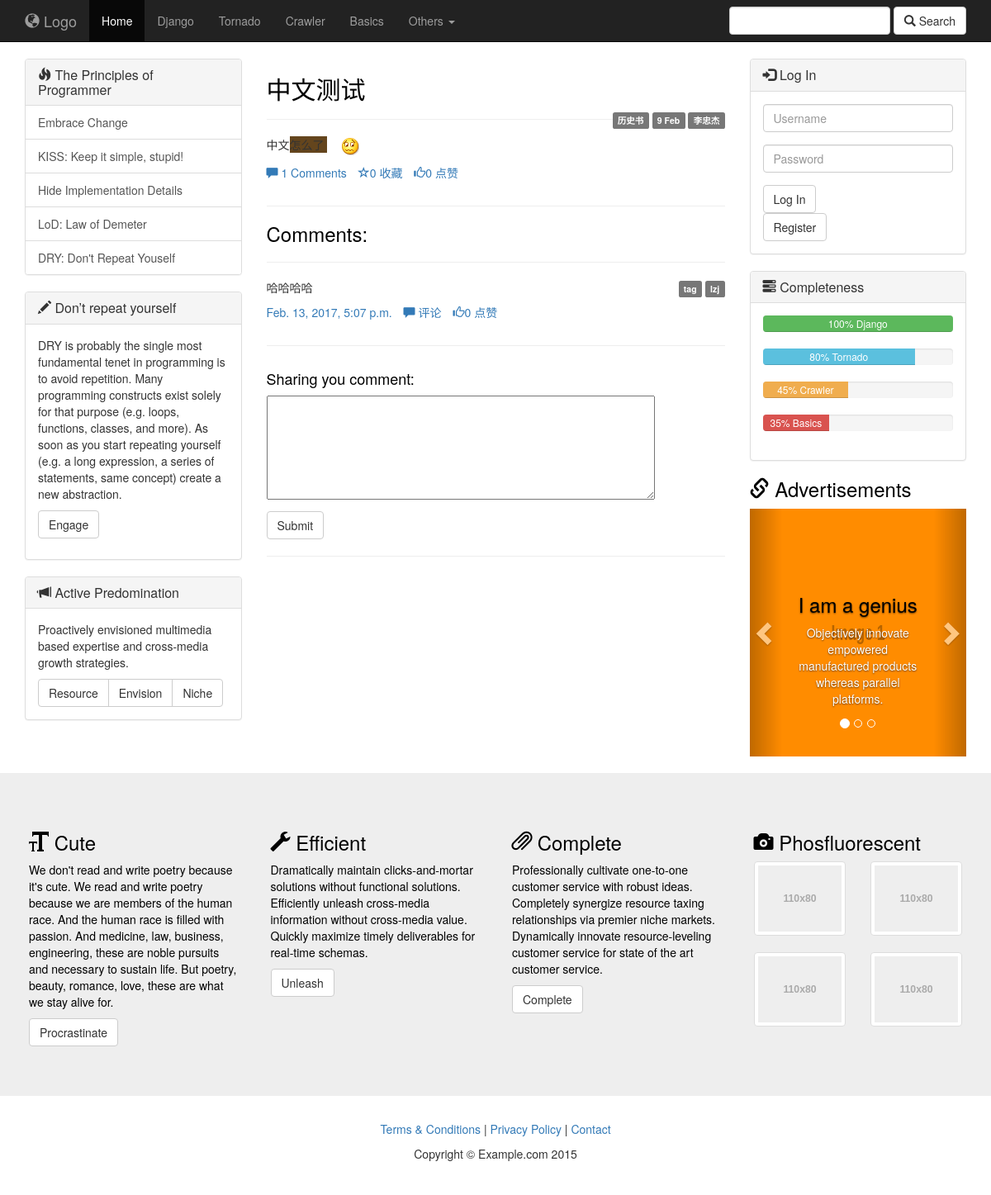
Screenshot of /cms/3/ with the database file from the repository.
### cms/models.py (models this page shows, shortened)
class Article(models.Model):
	column = models.ForeignKey('Column', blank=True, null=True, verbose_name='belong to')
	title = models.CharField(max_length=200)
	author = models.ForeignKey('Author')
	user = models.ManyToManyField('NewUser', blank=True)
	content = models.TextField('content')
	pub_date = models.DateTimeField(auto_now_add=True, editable=True)
	update_date = models.DateTimeField(auto_now=True, null=True)
	published = models.BooleanField('notdraft', default=True)
	poll_num = models.IntegerField(default=0)
	comment_num = models.IntegerField(default=0)
	keep_num = models.IntegerField(default=0)
	class Meta:
		verbose_name = 'article'
		verbose_name_plural = 'article'

class Column(models.Model):
	name = models.CharField('column_name', max_length=256)
	intro = models.TextField('introduction', default='')
	def __unicode__(self):
		return self.name
	class Meta:
		verbose_name = '分类'
		verbose_name_plural = 'columns'
		ordering = ['name']

class Author(models.Model):
	name = models.CharField(max_length=256)
	profile = models.CharField('profile', default='', max_length=256)
	password = models.CharField('password', max_length=256)
	register_date = models.DateTimeField(auto_now_add=True, editable=True)
	def __unicode__(self):
		return self.name

class Comment(models.Model):
	user = models.ForeignKey('NewUser', null=True)
	article = models.ForeignKey('Article', null=True)
	content = models.TextField()
	pub_date = models.DateTimeField(auto_now_add=True, editable=True)
	poll_num = models.IntegerField(default=0)

class NewUser(AbstractUser):
	profile = models.CharField('prifile', default='', max_length=256)
	avatat = models.ImageField(upload_to='avatar/%Y/%m', default='avatar/default.png', max_length=256, blank=True)

### cms/views.py (the view)
# urls.py: url(r'^(?P<article_id>[0-9]+)/$', views.article, name='article'),
def article(request, article_id):
	article = get_object_or_404(models.Article, id=article_id)
	commentform = forms.CommentForm()
	loginform = forms.LoginForm()
	comments = article.comment_set.all()
	contents = {
		'article': article,
		'content': article.content,
		'commentform': commentform,
		'loginform': loginform,
		'comments': comments
	}
	return render(request, 'article_page.html', contents)

### cms/forms.py
class CommentForm(forms.Form):
	comment = forms.CharField(label='', widget=forms.Textarea(attrs={'cols': '60', 'rows': '6'}))

class LoginForm(forms.Form):
	uid = forms.CharField(
		widget=forms.TextInput(attrs={'class': 'form-control', 'name': 'uid', 'placeholder': 'Username'}))
	pwd = forms.CharField(
		widget=forms.PasswordInput(attrs={'class': 'form-control', 'name': 'pwd', 'placeholder': 'Password'})
	)

### templates/article_page.html (shortened to what this page needs)
{% extends 'base.html' %}
{% block center %}
	<div class="col-sm-6">
			<div class="row">
				<article class="col-xs-12">
					<h2>{{ article.title }}</h2>
					<p class="pull-right"><span class="label label-default">{{ article.column }}</span> <span class="label label-default">{{ article.pub_date | date:"j M" }}</span> <span class="label label-default">{{ article.author }}</span></p>
					<p><hr></p>
					<p>{{ content | safe }}</p>
					<ul class="list-inline">
						<li><a href=" "><span class="glyphicon glyphicon-comment"></span> {{ article.comment_num }} Comments</a></li>
						<li><a href="/cms/{{ article.id }}/keep/"><span class="glyphicon glyphicon-star-empty"></span>{{ article.keep_num }} 收藏</a></li>
						<li><a href="/cms/{{ article.id }}/poll/"><span class="glyphicon glyphicon-thumbs-up"></span>{{ article.poll_num }} 点赞</a></li>
					</ul>
				</article>
			</div>
			<hr>
			<h3>Comments:</h3>
			<hr>
			{% for comment in comments %}
			<div class="row">
				<article class="col-xs-12">
					<p class="pull-right"> <span class="label label-default">tag</span> <span class="label label-default">{{ comment.user }}</span></p>
					<p>{{ comment.content }}</p>
					<ul class="list-inline">
						<li><a href=" ">{{ comment.pub_date }}</a></li>
						<li><a href=" "><span class="glyphicon glyphicon-comment"></span> {{ comment.comment_num }} 评论</a></li>
						<li><a href="/cms/{{ article.id }}/poll_com/{{ comment.id }} "><span class="glyphicon glyphicon-thumbs-up"></span>{{ comment.poll_num }} 点赞</a></li>
					</ul>
				</article>
			</div>
			<hr>
			{% endfor %}
			<div class="row">
				<article class="col-xs-12">
					<h4>Sharing you comment:</h4>
					<form action="/cms/{{ article.id }}/comment/" method="post">
						{{ commentform.as_p }}
						<input class="btn btn-default" type="submit" value="Submit" />
					</form>
				</article>
			</div>
			<hr>
		</div>
{% endblock %}

### templates/base.html (shortened to what this page needs)
<!DOCTYPE html>
<html lang="en">
<head>
	{% load staticfiles %}
    <link href="{% static "css/bootstrap.min.css" %}" rel="stylesheet">
    <link href="{% static "css/custom.css" %}" rel="stylesheet">
</head>
<body>
    <nav class="navbar navbar-inverse navbar-static-top" role="navigation">
        <div class="container">
            <div class="navbar-header">
                <a class="navbar-brand" href="#"><span class="glyphicon glyphicon-globe"></span> Logo</a>
            </div>
            <div class="collapse navbar-collapse" id="navbar">
                <ul class="nav navbar-nav">
                    <li class="active">
                        <a href="/cms/">Home</a>
                    </li>
                    <li>
                        <a href="#">Django</a>
                    </li>
                    <li>
                        <a href="#">Tornado</a>
                    </li>
                    <li>
                        <a href="#">Crawler</a>
                    </li>
                    <li>
                        <a href="#">Basics</a>
                    </li>
					<li class="dropdown">
						<a href="#" class="dropdown-toggle" data-toggle="dropdown" role="button" aria-haspopup="true" aria-expanded="false">Others <span class="caret"></span></a>
					</li>
                </ul>
				<form class="navbar-form navbar-right" action="/cms/search/" role="search">
					<div class="form-group">
						<input type="text" class="form-control" name="keyword">
					</div>
					<button type="submit"  class="btn btn-default"><span class="glyphicon glyphicon-search"></span> Search</button>
				</form>
            </div>
        </div>
    </nav>
<div class="container-fluid">
		<div class="col-sm-3">
			<div class="panel panel-default">
				<div class="panel-heading">
					<h1 class="panel-title"><span class="glyphicon glyphicon-fire"></span> The Principles of Programmer </h1>
				</div>
				<div class="list-group">
					<a href="#" class="list-group-item">Embrace Change </a>
					<a href="#" class="list-group-item">KISS: Keep it simple, stupid!</a>
					<a href="#" class="list-group-item">Hide Implementation Details</a>
					<a href="#" class="list-group-item">LoD: Law of Demeter</a>
					<a href="#" class="list-group-item">DRY: Don't Repeat Youself</a>
				</div>
			</div>
			<div class="panel panel-default">
				<div class="panel-heading">
					<h1 class="panel-title"><span class="glyphicon glyphicon-pencil"></span> Don’t repeat yourself</h1>
				</div>
				<div class="panel-body">
					<p>DRY is probably the single most fundamental tenet in programming is to avoid repetition. Many programming constructs exist solely for that purpose (e.g. loops, functions, classes, and more). As soon as you start repeating yourself (e.g. a long expression, a series of statements, same concept) create a new abstraction.</p>
					<p><button class="btn btn-default">Engage</button></p>
				</div>
			</div>
			<div class="panel panel-default">
				<div class="panel-heading">
					<h3 class="panel-title">
						<span class="glyphicon glyphicon-bullhorn"></span>
						Active Predomination
					</h3>
				</div>
				<div class="panel-body">
					<p>Proactively envisioned multimedia based expertise and cross-media growth strategies.</p>
					<div class="btn-group" role="group">
						<button type="button" class="btn btn-default">Resource</button>
						<button type="button" class="btn btn-default">Envision</button>
						<button type="button" class="btn btn-default">Niche</button>
					</div>
				</div>
			</div>
		</div>
        {% block center %}
        {% endblock %}
	  <div class="col-sm-3">
			{% if request.user.is_authenticated %}
			<div class="panel panel-default">
				<div class="panel-heading">
					<h3 class="panel-title">
						<span class="glyphicon glyphicon-user"></span>
						Logged In
					</h3>
				</div>
				<div class="panel-body">
					<div class="form-group">你好: {{ user }} <a href="/cms/logout/"><input class="btn btn-default" type="submit" value="Logout" /></a></div>
				</div>
			</div>
			{% else %}
			<div class="panel panel-default">
				<div class="panel-heading">
					<h3 class="panel-title">
						<span class="glyphicon glyphicon-log-in"></span>
						Log In
					</h3>
				</div>
				<div class="panel-body">
					<form action="/cms/login/" method="post">
						<div class="form-group">
							{{ loginform.uid }}
						</div>
						<div class="form-group">
							{{ loginform.pwd }}
						</div>
						<button type="submit" class="btn btn-default">Log In</button>
					</form>
                    <form action="/cms/register/" method="get">
                        <button type="sumbit" class="btn btn-default">Register</button>
                    </form>
				</div>
			</div>
 			{% endif %}
			<div class="panel panel-default">
				<div class="panel-heading">
					<h3 class="panel-title">
						<span class="glyphicon glyphicon-tasks"></span>
						Completeness
					</h3>
				</div>
				<div class="panel-body">
					<div class="progress">
						<div class="progress-bar progress-bar-success" role="progressbar" aria-valuenow="100"
						aria-valuemin="0" aria-valuemax="100" style="width:100%">
							100% Django
						</div>
					</div>
					<div class="progress">
						<div class="progress-bar progress-bar-info" role="progressbar" aria-valuenow="80"
						aria-valuemin="0" aria-valuemax="100" style="width:80%">
							80% Tornado
						</div>
					</div>
					<div class="progress">
						<div class="progress-bar progress-bar-warning" role="progressbar" aria-valuenow="45"
						aria-valuemin="0" aria-valuemax="100" style="width:45%">
							45% Crawler
						</div>
					</div>
					<div class="progress">
						<div class="progress-bar progress-bar-danger" role="progressbar" aria-valuenow="35"
						aria-valuemin="0" aria-valuemax="100" style="width:35%">
							35% Basics
						</div>
					</div>
				</div>
			</div>
 			<h3><span class="glyphicon glyphicon-link"></span> Advertisements</h3>
			<div id="side-carousel" class="carousel slide" data-ride="carousel">
				<ol class="carousel-indicators">
					<li data-target="#side-carousel" data-slide-to="0" class="active"></li>
					<li data-target="#side-carousel" data-slide-to="1"></li>
					<li data-target="#side-carousel" data-slide-to="2"></li>
				</ol>
				<div class="carousel-inner" role="listbox">
					<div class="item active">
						<a href="#">
							<img class="img-responsive" src="holder.js/400x300?bg=FF8C00&text=Image%201" alt="">
						</a>
						<div class="carousel-caption">
							<h3>I am a genius</h3>
							<p>Objectively innovate empowered manufactured products whereas parallel platforms.</p>
						</div>
					</div>
				</div>
				<a class="left carousel-control" href="#side-carousel" role="button" data-slide="prev">
				  <span class="glyphicon glyphicon-chevron-left" aria-hidden="true"></span>
				</a>
				<a class="right carousel-control" href="#side-carousel" role="button" data-slide="next">
				  <span class="glyphicon glyphicon-chevron-right" aria-hidden="true"></span>
				</a>
			  </div>
	  </div>
	</div>
	<footer>
		<div class="footer-blurb">
			<div class="container">
				<div class="row">
					<div class="col-sm-3 footer-blurb-item">
						<h3><span class="glyphicon glyphicon-text-size"></span> Cute</h3>
						<p>We don't read and write poetry because it's cute. We read and write poetry because we are members of the human race. And the human race is filled with passion. And medicine, law, business, engineering, these are noble pursuits and necessary to sustain life. But poetry, beauty, romance, love, these are what we stay alive for.</p>
						<p><a class="btn btn-default" href="#">Procrastinate</a></p>
					</div>
					<div class="col-sm-3 footer-blurb-item">
						<h3><span class="glyphicon glyphicon-wrench"></span> Efficient</h3>
						<p>Dramatically maintain clicks-and-mortar solutions without functional solutions. Efficiently unleash cross-media information without cross-media value. Quickly maximize timely deliverables for real-time schemas. </p>
						<p><a class="btn btn-default" href="#">Unleash</a></p>
					</div>
					<div class="col-sm-3 footer-blurb-item">
						<h3><span class="glyphicon glyphicon-paperclip"></span> Complete</h3>
						<p>Professionally cultivate one-to-one customer service with robust ideas. Completely synergize resource taxing relationships via premier niche markets. Dynamically innovate resource-leveling customer service for state of the art customer service.</p>
						<p><a class="btn btn-default" href="#">Complete</a></p>
					</div>
					<div class="col-sm-3 footer-blurb-item">
						<h3><span class="glyphicon glyphicon-camera"></span> Phosfluorescent</h3>
							<div class="row">
								<div class="col-xs-6">
									<a href="#" class="thumbnail">
										<img src="holder.js/110x80" alt="">
									</a>
								</div>
								<div class="col-xs-6">
									<a href="#" class="thumbnail">
										<img src="holder.js/110x80" alt="">
									</a>
								</div>
								<div class="col-xs-6">
									<a href="#" class="thumbnail">
										<img src="holder.js/110x80" alt="">
									</a>
								</div>
								<div class="col-xs-6">
									<a href="#" class="thumbnail">
										<img src="holder.js/110x80" alt="">
									</a>
								</div>
							</div>
					</div>
				</div>
			</div>
        </div>
        <div class="small-print">
        	<div class="container">
        		<p><a href="#">Terms &amp; Conditions</a> | <a href="#">Privacy Policy</a> | <a href="#">Contact</a></p>
        		<p>Copyright &copy; Example.com 2015 </p>
        	</div>
        </div>
	</footer>
</body>
</html>

### cms/static/css/custom.css (style rules this page uses)
h1, h2, h3, h4, h5, h6 { color: black; }
#side-carousel img { margin: 0 auto; }
.footer-blurb { padding: 30px 0; margin-top: 20px; background-color: #eee; color: black; }
.footer-blurb-item { padding: 20px; }
.small-print { background-color: #fff; padding: 30px 0; }
.feature, .page-intro, .article-intro, .small-print { text-align: center; }

### rows the page displays
Article: title "中文测试", column "历史书", pub_date "9 Feb", author "李忠杰", content "中文 怎么了", content (picture), comment_num "1", keep_num "0", poll_num "0"
Comment: user "lzj", content "哈哈哈哈", pub_date "Feb. 13, 2017, 5:07 p.m.", poll_num "0"
